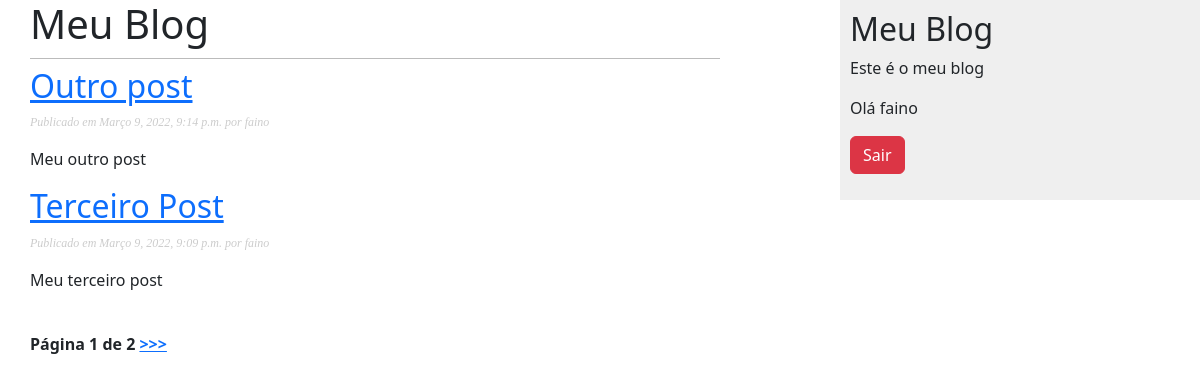
The app's page / (signed in) with its own data.
### meublog/models.py (models this page shows, shortened)
class Post(models.Model):
    STATUS_CHOICES = (
        ('rascunho', 'Rascunho'),
        ('publicado', 'Publicado')
    )
    objects = models.Manager()
    publicados = PublicadosManager()
    titulo = models.CharField(max_length=250)
    slug = models.SlugField(max_length=100)
    corpo = models.TextField()
    autor = models.ForeignKey(User, on_delete=models.CASCADE, related_name='meublog_posts')
    publicado = models.DateTimeField(default=timezone.now)
    criado = models.DateTimeField(auto_now_add=True)
    status = models.CharField(max_length=9, choices=STATUS_CHOICES, default='rascunho')
    class Meta:
        ordering = ('-publicado',)
        verbose_name = "Post"
        verbose_name_plural = "Posts"

### meublog/views.py (the view)
# urls.py: path('', views.ListarPostsView.as_view(), name='listar_posts'),
class ListarPostsView(ListView):
    queryset = Post.publicados.all()
    context_object_name = 'posts'
    paginate_by = 2
    template_name = "meublog/post/listarposts.html"

### meublog/templates/meublog/post/listarposts.html (shortened to what this page needs)
{% extends 'meublog/base.html' %}
{% block conteudo %}
    <h1>Meu Blog</h1>
    {% for p in posts %}
        <h2>
            <a href="{% url 'meublog:detalhe' p.publicado.year p.publicado.month p.publicado.day p.slug %}">{{ p.titulo }}</a>
        </h2>
        <p class="date">
            Publicado em {{ p.publicado }} por {{ p.autor }}
        </p>
        <p>
            {{ p.corpo|truncatewords:15|linebreaks }}
        </p>
    {% endfor %}
    {% include "paginacao.html" with page=page_obj %}
{%endblock%}

### meublog/templates/meublog/base.html (shortened to what this page needs)
{% load static %}
<!DOCTYPE html>
<html lang="pt-br">
<head>
    <link href="{% static 'meublog.css' %}" rel="stylesheet">
    <link href="https://cdn.jsdelivr.net/npm/bootstrap@5.2.0-beta1/dist/css/bootstrap.min.css" rel="stylesheet">
</head>
<body>
    <div id="content">
        {% block conteudo %}
        {% endblock %}
    </div>
    <div id="sidebar">
        <h2>Meu Blog</h2>
        <p>Este é o meu blog</p>
        {% if user.is_anonymous %}
            <p><a href="{% url 'meublog:cadastrouser' %}"
                  class="btn btn-success">
                Cadastrar
                </a>
            </p>
            <p><a href="{% url 'meublog:loginuser' %}"
                  class="btn btn-primary">
                Logar
                </a>
            </p>
        {% else %}
            <p>Olá {{ user.username }}</p>
            <p><a href="{% url 'meublog:logoutuser' %}"
                  class="btn btn-danger">Sair</a>
            </p>
        {% endif %}
    </div>
</body>
</html>

### meublog/static/meublog.css (style rules this page uses)
body { margin:0; padding:0; font-family:helvetica, sans-serif; }
a { color:#00abff; text-decoration:none; }
h1 { font-weight:normal; border-bottom:1px solid #bbb; padding:0 0 10px 0; }
h2 { font-weight:normal; margin:30px 0 0; }
#content { float:left; width:60%; padding:0 0 0 30px; }
#sidebar { float:right; width:30%; padding:10px; background:#efefef; height:100%; }
p.date { color:#ccc; font-family: georgia, serif; font-size: 12px; font-style: italic; }

### records on screen
Post: titulo "Outro post", publicado "Março 9, 2022, 9:14 p.m.", autor "faino", corpo "Meu outro post"
Post: titulo "Terceiro Post", publicado "Março 9, 2022, 9:09 p.m.", autor "faino", corpo "Meu terceiro post"

### other values on screen
{{ page.number }} "1"
{{ page.paginator.num_pages }} "2"
{{ user.username }} "faino"
